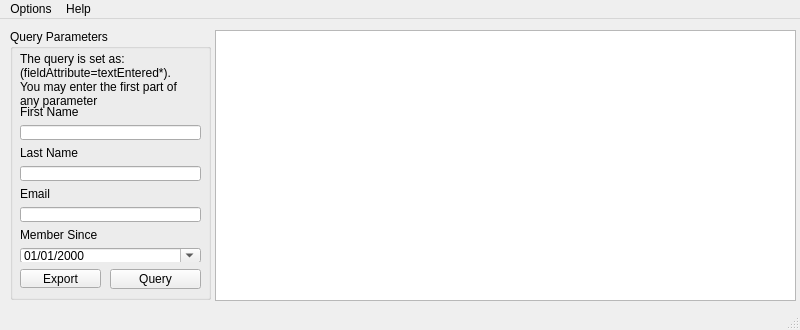
<?xml version="1.0" encoding="UTF-8"?>
<ui version="4.0">
 <class>QueryUserSimple</class>
 <widget class="QMainWindow" name="QueryUserSimple">
  <property name="geometry">
   <rect>
    <x>0</x>
    <y>0</y>
    <width>800</width>
    <height>330</height>
   </rect>
  </property>
  <property name="sizePolicy">
   <sizepolicy hsizetype="Fixed" vsizetype="Fixed">
    <horstretch>0</horstretch>
    <verstretch>0</verstretch>
   </sizepolicy>
  </property>
  <property name="minimumSize">
   <size>
    <width>800</width>
    <height>330</height>
   </size>
  </property>
  <property name="maximumSize">
   <size>
    <width>800</width>
    <height>330</height>
   </size>
  </property>
  <property name="windowTitle">
   <string>User Query</string>
  </property>
  <property name="documentMode">
   <bool>false</bool>
  </property>
  <property name="unifiedTitleAndToolBarOnMac">
   <bool>true</bool>
  </property>
  <widget class="QWidget" name="centralwidget">
   <widget class="QGroupBox" name="groupBox">
    <property name="geometry">
     <rect>
      <x>10</x>
      <y>10</y>
      <width>201</width>
      <height>271</height>
     </rect>
    </property>
    <property name="title">
     <string>Query Parameters</string>
    </property>
    <widget class="QPushButton" name="query_user">
     <property name="geometry">
      <rect>
       <x>100</x>
       <y>240</y>
       <width>91</width>
       <height>20</height>
      </rect>
     </property>
     <property name="text">
      <string>Query</string>
     </property>
    </widget>
    <widget class="QLabel" name="label_4">
     <property name="geometry">
      <rect>
       <x>10</x>
       <y>20</y>
       <width>171</width>
       <height>61</height>
      </rect>
     </property>
     <property name="text">
      <string>The query is set as:
(fieldAttribute=textEntered*).
You may enter the first part of
any parameter</string>
     </property>
    </widget>
    <widget class="QPushButton" name="export_query">
     <property name="geometry">
      <rect>
       <x>10</x>
       <y>240</y>
       <width>81</width>
       <height>19</height>
      </rect>
     </property>
     <property name="text">
      <string>Export</string>
     </property>
    </widget>
    <widget class="QWidget" name="layoutWidget">
     <property name="geometry">
      <rect>
       <x>10</x>
       <y>76</y>
       <width>181</width>
       <height>157</height>
      </rect>
     </property>
     <layout class="QFormLayout" name="formLayout">
      <item row="0" column="0">
       <widget class="QLabel" name="label">
        <property name="text">
         <string>First Name</string>
        </property>
       </widget>
      </item>
      <item row="1" column="0" colspan="2">
       <widget class="QLineEdit" name="first_name_field"/>
      </item>
      <item row="2" column="0">
       <widget class="QLabel" name="label_2">
        <property name="text">
         <string>Last Name</string>
        </property>
       </widget>
      </item>
      <item row="3" column="0" colspan="2">
       <widget class="QLineEdit" name="last_name_field"/>
      </item>
      <item row="4" column="0">
       <widget class="QLabel" name="label_3">
        <property name="text">
         <string>Email</string>
        </property>
       </widget>
      </item>
      <item row="5" column="0" colspan="2">
       <widget class="QLineEdit" name="email_field"/>
      </item>
      <item row="6" column="0">
       <widget class="QLabel" name="label_5">
        <property name="text">
         <string>Member Since</string>
        </property>
       </widget>
      </item>
      <item row="7" column="0" colspan="2">
       <widget class="QDateEdit" name="member_since_field">
        <property name="showGroupSeparator" stdset="0">
         <bool>true</bool>
        </property>
        <property name="displayFormat">
         <string>MM/dd/yyyy</string>
        </property>
        <property name="calendarPopup">
         <bool>true</bool>
        </property>
       </widget>
      </item>
     </layout>
    </widget>
   </widget>
   <widget class="QTextBrowser" name="data_view">
    <property name="geometry">
     <rect>
      <x>215</x>
      <y>11</y>
      <width>581</width>
      <height>271</height>
     </rect>
    </property>
   </widget>
  </widget>
  <widget class="QMenuBar" name="menuBar">
   <property name="geometry">
    <rect>
     <x>0</x>
     <y>0</y>
     <width>800</width>
     <height>20</height>
    </rect>
   </property>
   <widget class="QMenu" name="menuOptions">
    <property name="title">
     <string>Options</string>
    </property>
    <addaction name="actionLogout"/>
    <addaction name="actionExit"/>
   </widget>
   <widget class="QMenu" name="viewHelp">
    <property name="title">
     <string>Help</string>
    </property>
    <addaction name="actionAbout"/>
   </widget>
   <addaction name="menuOptions"/>
   <addaction name="viewHelp"/>
  </widget>
  <widget class="QStatusBar" name="statusBar"/>
  <action name="actionLogout">
   <property name="text">
    <string>Logout</string>
   </property>
  </action>
  <action name="actionExit">
   <property name="text">
    <string>Exit</string>
   </property>
  </action>
  <action name="actionAbout">
   <property name="text">
    <string>About</string>
   </property>
  </action>
 </widget>
 <tabstops>
  <tabstop>first_name_field</tabstop>
  <tabstop>last_name_field</tabstop>
  <tabstop>email_field</tabstop>
  <tabstop>member_since_field</tabstop>
  <tabstop>export_query</tabstop>
  <tabstop>query_user</tabstop>
 </tabstops>
 <resources/>
 <connections/>
</ui>
